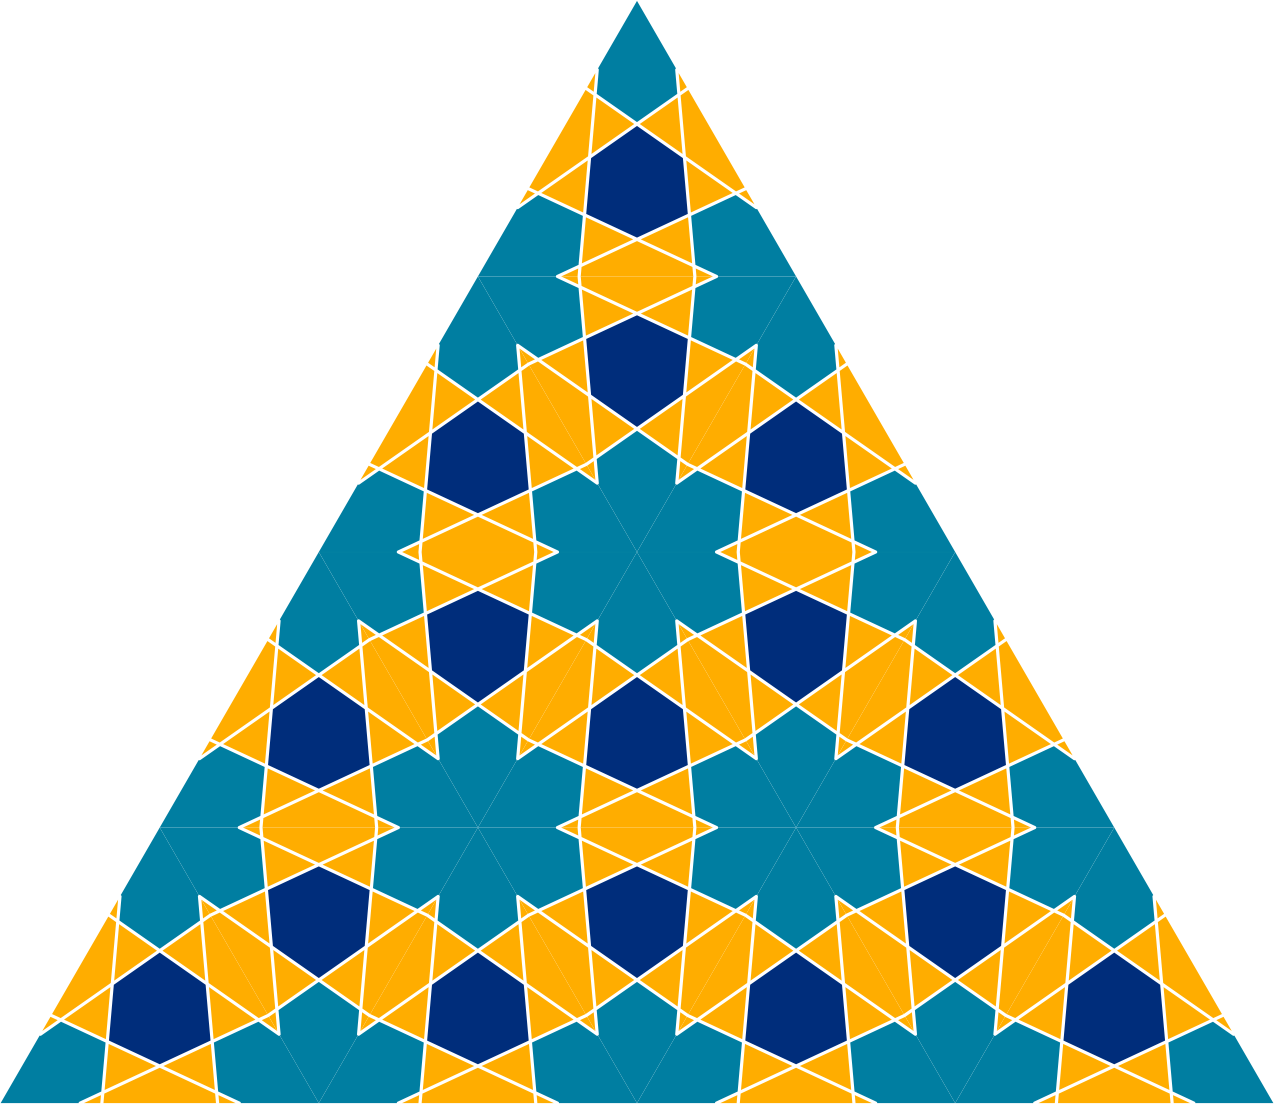

The R source for this figure:
library(Kaashi)
library(ggplot2)
source("manuscript/utils.R")


triangale = regularPolygon(3) 
tile <- motif(box = triangale, theta = 25,delta = 0.5,n = 3, polyLine = F,dist = 0.01)
tiles <- tiling(tile, n = 2, box = triangale,type = "triangle")
p <- tilePlotter(tiles, tileColor = c("#FFAD00","#FFAD00","#FFAD00","#007EA1","#002D7B"),
            borderSize = 0.001)

copy_path <- "../../Blog/content/gallery/2021-11-22-islamic-patterns-regular-tiling/images/"
folder_path <-  "Islamic_Pattern/Regular_Polygon/triangle_25_0.5"
pettern_name <- "triangle_25_0.5"
saveTile(plot = p, path = folder_path, name = pettern_name, type = c("png","eps","svg"), dpi = 200)

plot_transfer(folder_path, pettern_name, copy_path)
